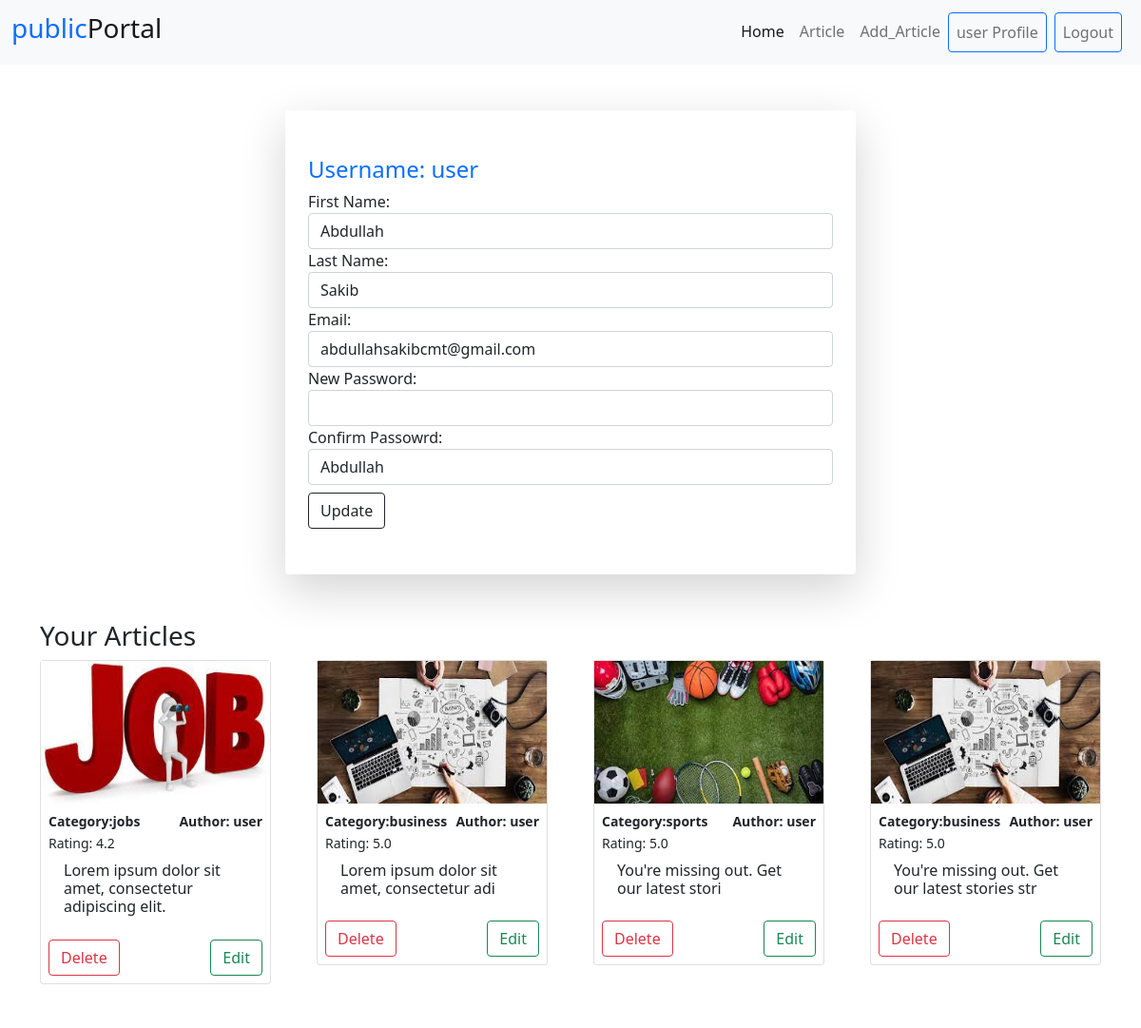
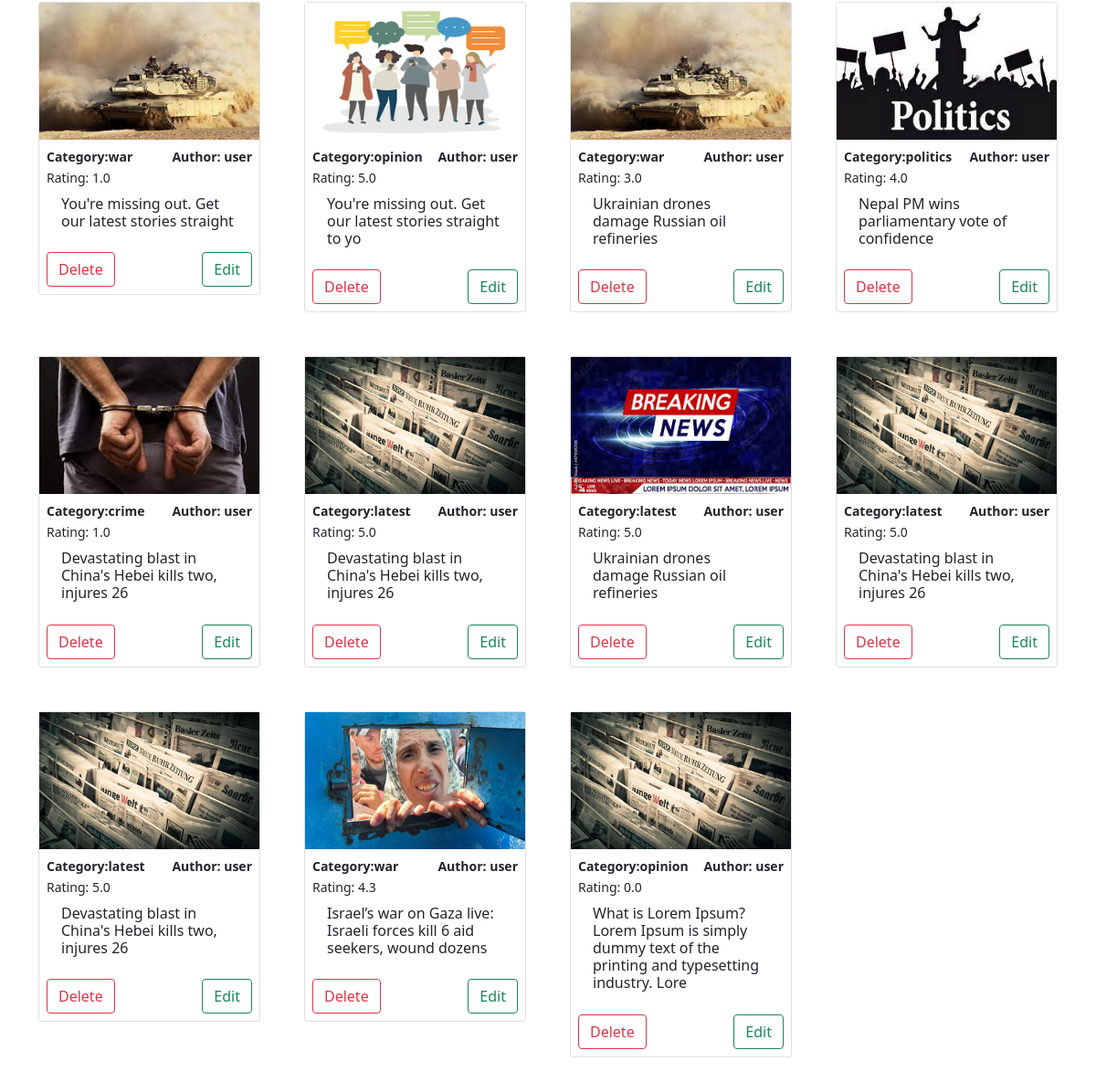
/accounts/profile/ (signed in), run on the app's committed database (2 pictures, top to bottom).
### article/models.py (models this page shows, shortened)
class Article(models.Model):
    author = models.ForeignKey(User, on_delete = models.CASCADE, null = True)
    headline = models.CharField(max_length = 100)
    image = models.ImageField(upload_to='photos/articles',blank=True)
    body = models.TextField()
    category = models.ForeignKey(Category, on_delete = models.CASCADE)
    publishing_time = models.DateTimeField(auto_now_add = True)
    last_modified = models.DateTimeField(auto_now = True)
    rating = models.DecimalField(max_digits = 2, decimal_places=1,default = 0, blank = True)

class Category(models.Model):
    name = models.CharField(max_length = 30, unique = True)
    slug = models.SlugField(max_length = 30, unique = True)
    image = models.ImageField(upload_to='photos/articles',blank=True)

### accounts/views.py (the view)
# urls.py: path('profile/', profile, name="profile"),
def profile(req):
    if(req.user.is_authenticated):
        if(req.method == 'POST'):
            form = RegestrationForm(req.POST, instance = req.user)
            if(form.is_valid()):
                form.save()
        else:
            form = RegestrationForm(instance = req.user)
        user = User.objects.get(username = req.user.username)
        articles = Article.objects.filter(author = user).order_by('publishing_time')
        print(articles)
        context = {
            'form':form,
            "articles":articles
        }
        return render(req,'profile.html', context )
    else :
        return redirect('login')

### accounts/forms.py
class RegestrationForm(UserCreationForm):
    class Meta:
        model = User
        fields = ['username','first_name','last_name','email','password1','password2']

### accounts/templates/profile.html (shortened to what this page needs)
{% extends "base.html" %}
{% load crispy_forms_tags %}
{% load static %}
{% block body %}
<div class="m-auto shadow-lg rounded col-lg-6 col-md-10 col-12 mt-5">
    <form class="px-4 py-5" action="" method="post">
        <h4 class="text-primary">Username: {{user.username}}</h4>
        <div>
            <label for="first_name">First Name:</label>
            {{form.first_name}}
        </div>
        <div>
            <label for="last">Last Name:</label>
            {{form.last_name}}
        </div>
        <div>
            <label for="email">Email:</label>
            {{form.email}}
        </div>
        <div>
            <label for="first_name">New Password:</label>
            {{form.password1}}
        </div>
        <div>
            <label for="first_name">Confirm Passowrd:</label>
            {{form.first_name}}
        </div>
        <button class="btn btn-outline-dark mt-2" type="submit">Update</button>
    </form>
</div>
<section class="container my-5">
    <h3>Your Articles</h3>
    <div class="row row-cols-lg-4 row-cols-md-3 row-cols-12 align-items-stretch g-5">
        {% for article in articles %}
        <div class="col ">
            <div class="card">
                <article class="">
                    {% if article.image %}
                    <img class="img-fluid article_img" src="{{ article.image.url }}">
                    {% else %}
                    <img class="img-fluid article_img" src="{% static 'image.jpg' %}" alt="">
                    {% endif %}
                    <div class="px-2">
                        <div class="mt-2 d-flex justify-content-between fw-bold">
                            <small class="">Category:{{article.category.name}}</small>
                            <small>Author: {{article.author}}</small>
                        </div>
                        <small>Rating: {{article.rating}}</small>
                        <a class="nav-link" href="{% url 'detaile_article' article.id %}">
                            <h6 class="text-dark">{{article.headline}}</h6>
                        </a>
                        <div class="my-2 d-flex justify-content-between fw-bold">
                            <a class="btn btn-outline-danger" href="{% url 'delete_article' article.id %}">Delete</a>
                            <a class="btn btn-outline-success" href="{% url 'edit_article' article.id %}">Edit</a>
                        </div>
                    </div>
                </article>
            </div>
        </div>
        {% endfor %}
    </div>
</section>
{% endblock body %}

### templates/base.html (shortened to what this page needs)
<!doctype html>
<html lang="en">
  {% load static %}
  <head>
    <link href="https://cdn.jsdelivr.net/npm/bootstrap@5.0.2/dist/css/bootstrap.min.css" rel="stylesheet">
    <link rel="stylesheet" href="{% static 'style.css' %}">
  </head>
  <body>
    <nav class="navbar navbar-expand-lg navbar-light bg-light">
        <div class="container-fluid">
          <a class="navbar-brand" href="#">
            <h3><span class="text-primary">public</span>Portal</h3>
          </a>
          <div class="collapse navbar-collapse" id="navbarNavDropdown">
            <ul class="navbar-nav ms-auto">
              <li class="nav-item">
                <a class="nav-link active" aria-current="page" href="{% url 'home' %}">Home</a>
              </li>
              <li class="nav-item">
                <a class="nav-link" href="{% url 'show_article' %}">Article</a>
              </li>
              <li class="nav-item">
                <a class="nav-link" href="{% url 'add_article'%}">Add_Article</a>
              </li>
              {% if request.user.is_authenticated %}
              <li class="nav-item border border-primary rounded">
                <a class="nav-link" href="{% url 'profile' %}">{{request.user.username}} Profile</a>
              </li><li class="nav-item border border-primary rounded mx-2">
                <a class="nav-link" href="{% url 'logout' %}">Logout</a>
              </li>
              {% else %}
              <li class="nav-item border border-primary rounded mx-2">
                <a class="nav-link" href="{% url 'register' %}">Register</a>
              </li><li class="nav-item border border-primary rounded">
                <a class="nav-link" href="{% url 'login' %}">Login</a>
              </li>
              {% endif %}
            </ul>
          </div>
        </div>
      </nav>
      <div>
        {% block body %}
        {% endblock body %}
      </div>
  </body>
</html>

### static/style.css (style rules this page uses)
.article_img { height: 150px; width: 100%; }

### data on the page
Article: image (picture), category.name "jobs", author "user", rating "4.2", headline "Lorem ipsum dolor sit amet, consectetur adipiscing elit."
Article: image (picture), category.name "business", author "user", rating "5.0", headline "Lorem ipsum dolor sit amet, consectetur adi"
Article: image (picture), category.name "sports", author "user", rating "5.0", headline "You're missing out. Get our latest stori"
Article: image (picture), category.name "business", author "user", rating "5.0", headline "You're missing out. Get our latest stories str"
Article: image (picture), category.name "war", author "user", rating "1.0", headline "You're missing out. Get our latest stories straight"
Article: image (picture), category.name "opinion", author "user", rating "5.0", headline "You're missing out. Get our latest stories straight to yo"
Article: image (picture), category.name "war", author "user", rating "3.0", headline "Ukrainian drones damage Russian oil refineries"
Article: image (picture), category.name "politics", author "user", rating "4.0", headline "Nepal PM wins parliamentary vote of confidence"
Article: image (picture), category.name "crime", author "user", rating "1.0", headline "Devastating blast in China's Hebei kills two, injures 26"
Article: category.name "latest", author "user", rating "5.0", headline "Devastating blast in China's Hebei kills two, injures 26"
Article: image (picture), category.name "latest", author "user", rating "5.0", headline "Ukrainian drones damage Russian oil refineries"
Article: category.name "latest", author "user", rating "5.0", headline "Devastating blast in China's Hebei kills two, injures 26"
Article: category.name "latest", author "user", rating "5.0", headline "Devastating blast in China's Hebei kills two, injures 26"
Article: image (picture), category.name "war", author "user", rating "4.3", headline "Israel’s war on Gaza live: Israeli forces kill 6 aid seekers, wound dozens"
Article: category.name "opinion", author "user", rating "0.0", headline "What is Lorem Ipsum? Lorem Ipsum is simply dummy text of the printing and typesetting industry. Lore"

### other printed values
{{ request.user.username }} "user"
{{ user.username }} "user"
